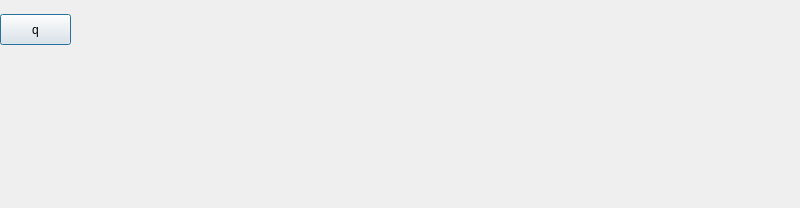
<?xml version="1.0" encoding="UTF-8"?>
<ui version="4.0">
 <class>Keypad</class>
 <widget class="QDialog" name="Keypad">
  <property name="geometry">
   <rect>
    <x>0</x>
    <y>0</y>
    <width>800</width>
    <height>208</height>
   </rect>
  </property>
  <property name="windowTitle">
   <string>Dialog</string>
  </property>
  <property name="styleSheet">
   <string notr="true">background-image: url(:/images/Touch-Keyboard.png);</string>
  </property>
  <widget class="QPushButton" name="qbutton">
   <property name="geometry">
    <rect>
     <x>0</x>
     <y>14</y>
     <width>71</width>
     <height>31</height>
    </rect>
   </property>
   <property name="text">
    <string>q</string>
   </property>
  </widget>
 </widget>
 <resources/>
 <connections/>
</ui>
